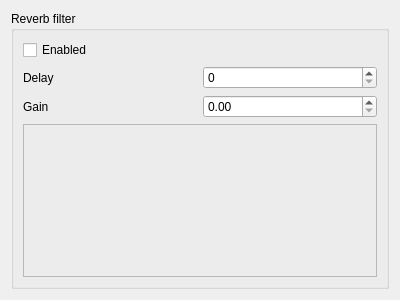
<?xml version="1.0" encoding="UTF-8"?>
<ui version="4.0">
 <class>Reverb</class>
 <widget class="QWidget" name="Reverb">
  <property name="geometry">
   <rect>
    <x>0</x>
    <y>0</y>
    <width>400</width>
    <height>300</height>
   </rect>
  </property>
  <property name="windowTitle">
   <string>Form</string>
  </property>
  <layout class="QGridLayout" name="gridLayout">
   <item row="0" column="0">
    <widget class="QGroupBox" name="filterGroupBox">
     <property name="title">
      <string>Reverb filter</string>
     </property>
     <layout class="QGridLayout" name="gridLayout_2">
      <item row="2" column="0">
       <widget class="QLabel" name="delayLabel">
        <property name="text">
         <string>Delay</string>
        </property>
       </widget>
      </item>
      <item row="2" column="1">
       <widget class="QSpinBox" name="delaySpinBox"/>
      </item>
      <item row="3" column="1">
       <widget class="QDoubleSpinBox" name="gainSpinBox"/>
      </item>
      <item row="0" column="0">
       <widget class="QCheckBox" name="enableCheckBox">
        <property name="text">
         <string>Enabled</string>
        </property>
       </widget>
      </item>
      <item row="3" column="0">
       <widget class="QLabel" name="gainLabel">
        <property name="text">
         <string>Gain</string>
        </property>
       </widget>
      </item>
      <item row="4" column="0" colspan="2">
       <widget class="QFrame" name="innerFilters">
        <property name="frameShape">
         <enum>QFrame::StyledPanel</enum>
        </property>
        <property name="frameShadow">
         <enum>QFrame::Raised</enum>
        </property>
        <layout class="QVBoxLayout" name="innerFiltersLayout"/>
       </widget>
      </item>
     </layout>
    </widget>
   </item>
  </layout>
 </widget>
 <resources/>
 <connections/>
</ui>
